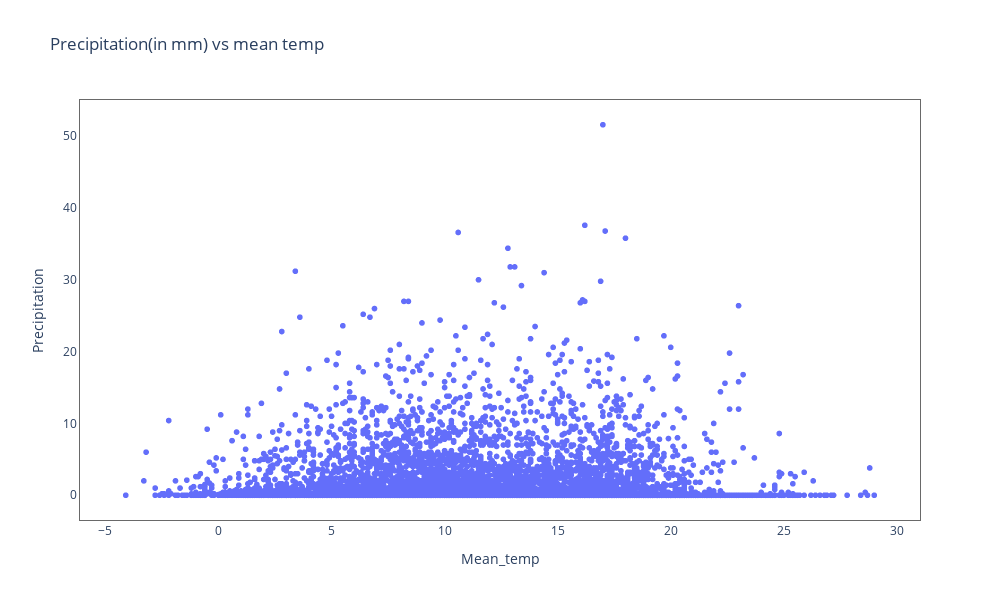

Notebook code cell kept with this figure:
### Code cell
fig = px.scatter(Weather_data_df, x="Mean_temp", y="Precipitation",    title = "Precipitation(in mm) vs mean temp")
fig.update_layout(height = 600, width = 1000, plot_bgcolor = 'white')
fig.update_xaxes(title = 'Mean_temp', showgrid = False, linecolor = 'dimgrey', mirror = True)
fig.update_yaxes(title = 'Precipitation', showgrid = False, zeroline = False, linecolor = 'dimgrey', mirror = True)
fig.update_coloraxes(colorbar = dict(title = 'Precipitation(in mm) vs mean temp'))
fig.show()

### Figure 1 — Plotly figure (JSON) as saved in the notebook; plotly's stock layout.template omitted (floating-point values rounded to 4 significant figures; data arrays with more than 128 entries replaced by an {"elided": "..."} marker saying what was removed)
{"data": [{"hovertemplate": "Mean_temp=%{x}<br>Precipitation=%{y}<extra></extra>", "legendgroup": "", "marker": {"color": "#636efa", "symbol": "circle"}, "mode": "markers", "name": "", "showlegend": false, "type": "scattergl", "x": {"elided": "7671 float values"}, "xaxis": "x", "y": {"elided": "7671 float values"}, "yaxis": "y"}], "layout": {"coloraxis": {"colorbar": {"title": {"text": "Precipitation(in mm) vs mean temp"}}}, "height": 600, "legend": {"tracegroupgap": 0}, "plot_bgcolor": "white", "title": {"text": "Precipitation(in mm) vs mean temp"}, "width": 1000, "xaxis": {"anchor": "y", "domain": [0, 1], "linecolor": "dimgrey", "mirror": true, "showgrid": false, "title": {"text": "Mean_temp"}}, "yaxis": {"anchor": "x", "domain": [0, 1], "linecolor": "dimgrey", "mirror": true, "showgrid": false, "title": {"text": "Precipitation"}, "zeroline": false}}}
